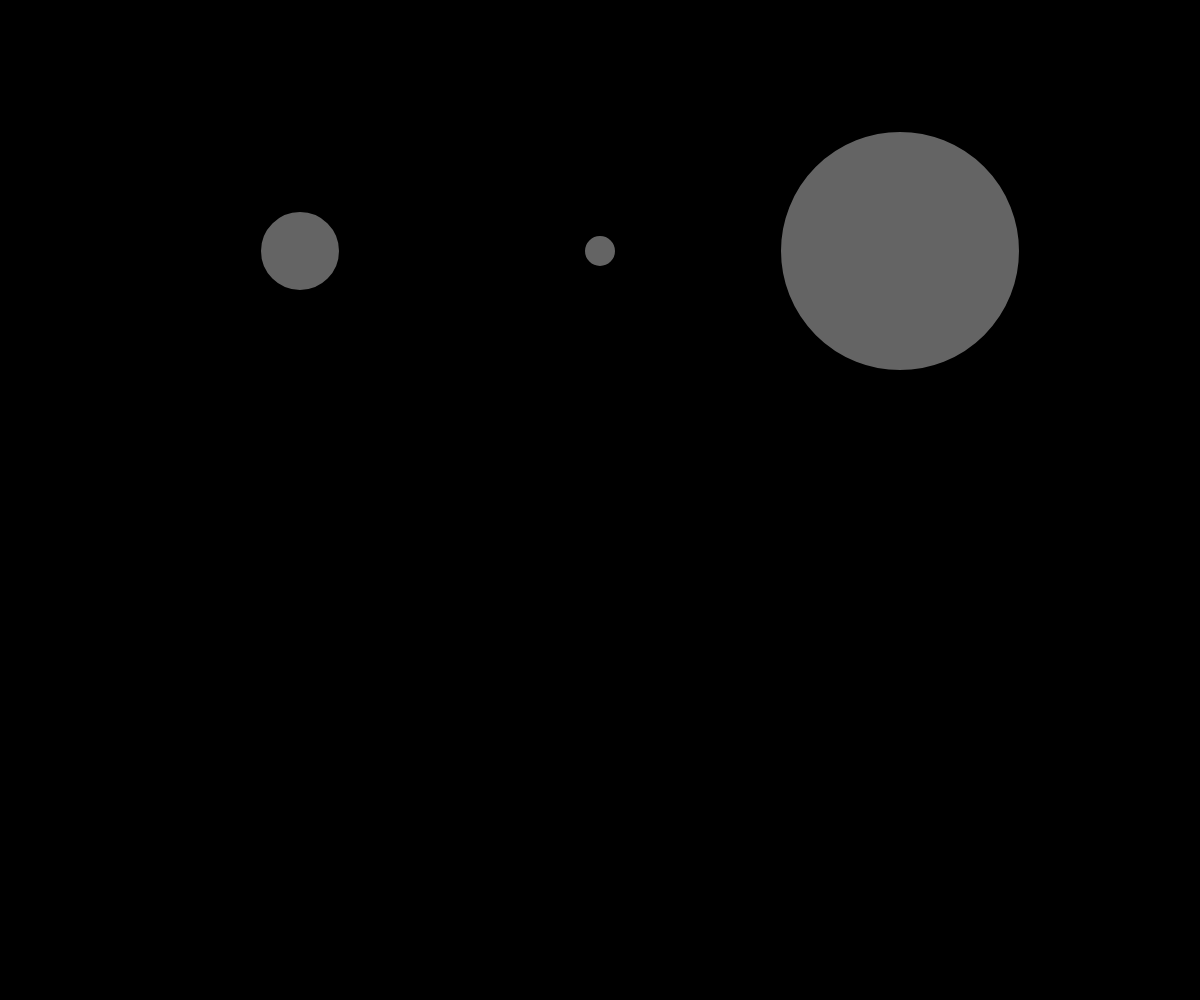
Frame 1 (no input)
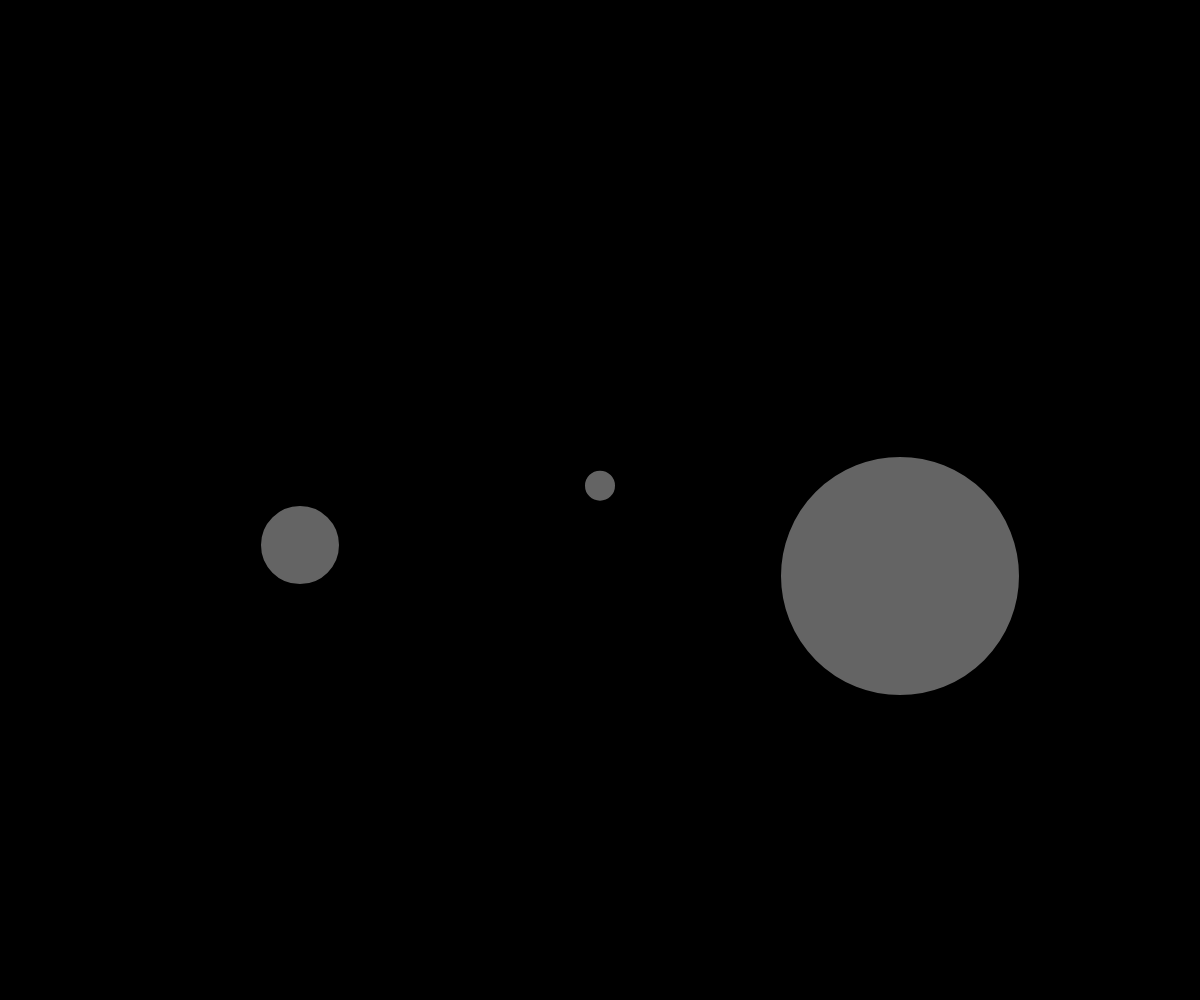
Frame 60 (no input)
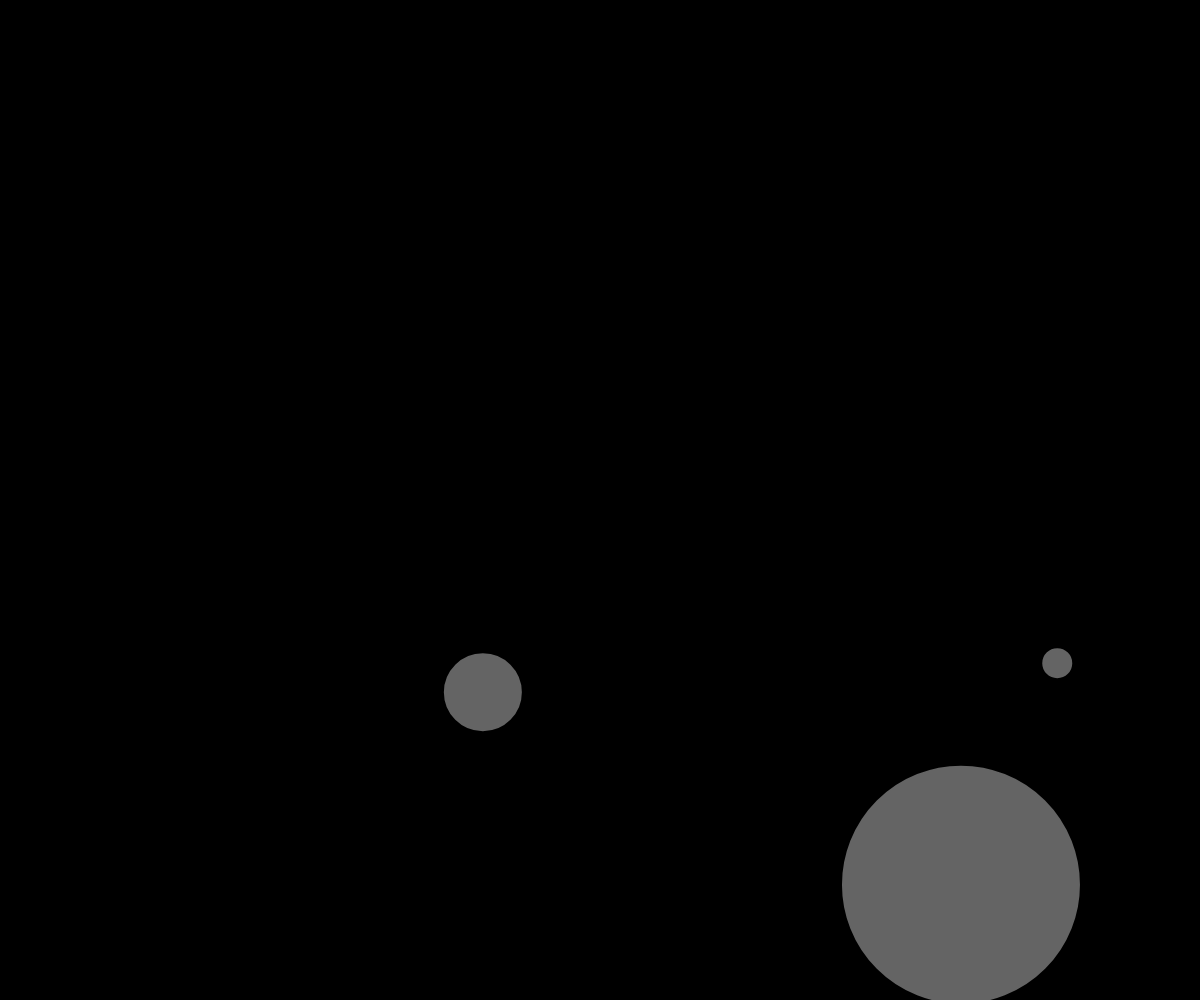
Frame 120 (the mouse pressed at the canvas centre since frame 60)

The p5.js sketch that drew these frames (run headless with seeded random() and noise() and a simulated clock; from frame 60 on, the mouse is pressed at the canvas centre):

// p5.js sketch
// ── sketch.js
let movers = [];

function setup() {
  createCanvas(windowWidth, windowHeight);
  // Deux objets avec masses et coefficients de friction différents
  movers.push(new Mover(width / 4, height / 4, 5, 0.2)); // Plus lourd, plus de friction
  movers.push(new Mover(width / 2, height / 4, 2, 0.1)); // Plus léger, moins de friction
  movers.push(new Mover(width - width / 4, height / 4, 15, 0.3));
}

function draw() {
  background(0);

  for (let mover of movers) {
    let gravity = createVector(0, 1);
    gravity.mult(mover.mass);
    mover.applyForce(gravity);

    if (mouseIsPressed) {
      let wind = createVector(0.5, 0);
      mover.applyForce(wind);
    }

    mover.bounceEdges();
    mover.applyFriction();
    mover.update();
    mover.show();
  }
}

// ── mover.js
class Mover {
  constructor(x, y, m, c) {
    this.mass = m;
    this.radius = m * 8;
    this.position = createVector(x, y);
    this.velocity = createVector(0, 0);
    this.acceleration = createVector(0, 0);
    this.frictionCoeff = c;
    this.brakeCoeff = 1 - this.frictionCoeff;
  }

  applyForce(force) {
    let f = p5.Vector.div(force, this.mass);
    this.acceleration.add(f);
  }

  applyFriction() {
    if (this.contactEdge()) {
      let c = 0.1;
      let friction = this.velocity.copy();
      friction.mult(-1);
      friction.setMag(this.frictionCoeff);

      this.applyForce(friction);
    }
  }

  update() {
    this.velocity.add(this.acceleration);
    this.position.add(this.velocity);
    this.acceleration.mult(0);
  }

  show() {
    stroke(0);
    strokeWeight(2);
    fill(255, 100);
    ellipse(this.position.x, this.position.y, this.radius * 2);
  }

  contactEdge() {
    // L'objet touche le mur quand il est a 1 pixel de lui
    return this.position.y > height - this.radius - 1;
  }

  bounceEdges() {
    if (this.position.x > width - this.radius) {
      this.position.x = width - this.radius;
      this.velocity.x *= - this.brakeCoeff;
    } else if (this.position.x < this.radius) {
      this.position.x = this.radius;
      this.velocity.x *= - this.brakeCoeff;
    }
    if (this.position.y > height - this.radius) {
      this.position.y = height - this.radius;
      this.velocity.y *= - this.brakeCoeff;
    }
  }
}
